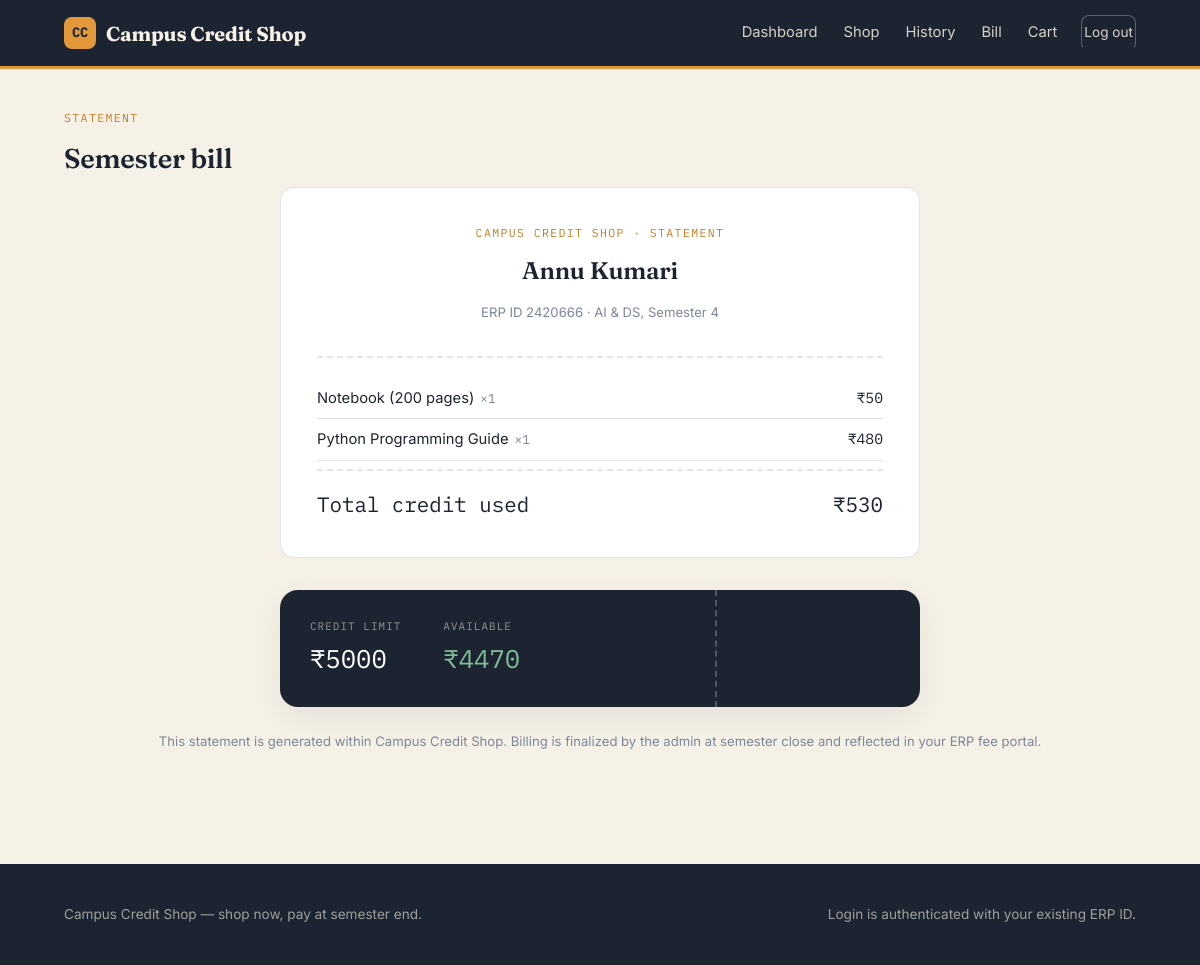
Screenshot of /semester-bill (signed in) with the database file from the repository.
### tables this page shows
CREATE TABLE students (
            erp_id TEXT PRIMARY KEY,
            name TEXT NOT NULL,
            password TEXT NOT NULL,
            department TEXT,
            semester INTEGER,
            email TEXT,
            phone TEXT,
            credit_limit REAL DEFAULT 5000,
            credit_used REAL DEFAULT 0
        );

CREATE TABLE transactions (
            id INTEGER PRIMARY KEY AUTOINCREMENT,
            erp_id TEXT NOT NULL,
            product_name TEXT NOT NULL,
            qty INTEGER NOT NULL,
            amount REAL NOT NULL,
            billed INTEGER DEFAULT 0,
            created_at TEXT NOT NULL,
            FOREIGN KEY (erp_id) REFERENCES students(erp_id)
        );

### app.py (the view)
@app.route("/semester-bill")
@login_required
def semester_bill():
    db = get_db()
    student = current_student()
    rows = db.execute(
        "SELECT * FROM transactions WHERE erp_id = ? AND billed = 0 ORDER BY created_at",
        (student["erp_id"],),
    ).fetchall()
    total = sum(r["amount"] for r in rows)
    available = student["credit_limit"] - student["credit_used"]
    return render_template(
        "semester_bill.html", rows=rows, total=total, student=student, available=available
    )

### app.py (called while the page is built)
def get_db():
    if "db" not in g:
        g.db = sqlite3.connect(DB_PATH)
        g.db.row_factory = sqlite3.Row
        g.db.execute("PRAGMA foreign_keys = ON")
    return g.db

def current_student():
    erp_id = session.get("erp_id")
    if not erp_id:
        return None
    db = get_db()
    return db.execute("SELECT * FROM students WHERE erp_id = ?", (erp_id,)).fetchone()

def login_required(view):
    from functools import wraps
    @wraps(view)
    def wrapped(*args, **kwargs):
        if not session.get("erp_id"):
            flash("Please log in with your ERP ID to continue.", "warning")
            return redirect(url_for("login"))
        return view(*args, **kwargs)
    return wrapped

@app.context_processor
def inject_globals():
    return {"cart_count": get_cart_count(), "student": current_student()}

def get_cart_count():
    erp_id = session.get("erp_id")
    if not erp_id:
        return 0
    db = get_db()
    row = db.execute(
        "SELECT COALESCE(SUM(qty),0) AS c FROM cart_items WHERE erp_id = ?", (erp_id,)
    ).fetchone()
    return row["c"] or 0

### templates/semester_bill.html (shortened to what this page needs)
{% extends "base.html" %}
{% block content %}
<section class="section-tight">
  <div class="container">
    <span class="eyebrow">Statement</span>
    <h1 class="section-title">Semester bill</h1>
    <div class="bill-sheet">
      <div class="bill-header">
        <div class="eyebrow">Campus Credit Shop · Statement</div>
        <h2 style="margin-bottom:2px;">{{ student.name }}</h2>
        <p class="small-note">ERP ID {{ student.erp_id }} · {{ student.department }}, Semester {{ student.semester }}</p>
      </div>
      {% if rows %}
        {% for r in rows %}
        <div class="bill-line">
          <span>{{ r.product_name }}<span class="qty">×{{ r.qty }}</span></span>
          <span class="mono">₹{{ "%.0f"|format(r.amount) }}</span>
        </div>
        {% endfor %}
        <div class="bill-total">
          <span>Total credit used</span>
          <span>₹{{ "%.0f"|format(total) }}</span>
        </div>
      {% else %}
        <div class="empty-state">
          <span class="qi">🧾</span>
          <p>No unbilled purchases this semester.</p>
        </div>
      {% endif %}
    </div>
    <div class="ledger-card mt-24" style="max-width:640px; margin:32px auto 0;">
      <div class="ledger-numbers" style="margin-top:0;">
        <div class="ledger-number-block">
          <div class="label">Credit limit</div>
          <div class="value">₹{{ "%.0f"|format(student.credit_limit) }}</div>
        </div>
        <div class="ledger-number-block">
          <div class="label">Available</div>
          <div class="value good">₹{{ "%.0f"|format(available) }}</div>
        </div>
      </div>
    </div>
    <p class="small-note text-center mt-24">This statement is generated within Campus Credit Shop. Billing is finalized by the admin at semester close and reflected in your ERP fee portal.</p>
  </div>
</section>
{% endblock %}

### static/css/style.css (style rules this page uses)
:root { --ink: #1b2430; --ink-soft: #29344a; --parchment: #f6f1e7; --parchment-dim: #ece4d3; --amber: #e3993a; --amber-dark: #c17f24; --forest: #3f6b52; --rust: #c1502e; --slate: #4b5568; --slate-light: #7c879a; --card-border: rgba(27, 36, 48, 0.12); --shadow: 0 10px 30px rgba(27, 36, 48, 0.08); --radius: 14px; --serif: "Fraunces", Georgia, serif; --sans: "Inter", -apple-system, BlinkMacSystemFont, "Segoe UI", sans-serif; --mono: "IBM Plex Mono", "SFMono-Regular", Consolas, monospace; }
* { box-sizing: border-box; }
html, body { margin: 0; padding: 0; background: var(--parchment); color: var(--ink); font-family: var(--sans); font-size: 16px; line-height: 1.55; }
h1, h2, h3, h4 { font-family: var(--serif); font-weight: 600; letter-spacing: -0.01em; margin: 0 0 0.4em; color: var(--ink); }
.container { max-width: 1120px; margin: 0 auto; padding: 0 24px; }
.section-tight { padding: 40px 0; }
.section-title { font-size: 1.7rem; margin-bottom: 8px; }
.eyebrow { font-family: var(--mono); text-transform: uppercase; letter-spacing: 0.12em; font-size: 0.72rem; color: var(--amber-dark); margin-bottom: 10px; display: block; }
.ledger-card { background: var(--ink); color: var(--parchment); border-radius: 18px; padding: 28px 30px; position: relative; overflow: hidden; box-shadow: var(--shadow); }
.ledger-card::before { content: ""; position: absolute; top: 0; bottom: 0; left: 68%; width: 0; border-left: 2px dashed rgba(246,241,231,0.25); }
.ledger-numbers { display: flex; gap: 42px; margin-top: 26px; flex-wrap: wrap; }
.ledger-number-block .label { font-family: var(--mono); font-size: 0.68rem; text-transform: uppercase; letter-spacing: 0.1em; color: rgba(246,241,231,0.55); margin-bottom: 4px; }
.ledger-number-block .value { font-family: var(--mono); font-size: 1.6rem; color: #fff; }
.ledger-number-block .value.good { color: #7fbd97; }
.ledger-table td.mono, .mono { font-family: var(--mono); }
.bill-sheet { background: #fff; border: 1px solid var(--card-border); border-radius: var(--radius); padding: 36px; max-width: 640px; margin: 0 auto; }
.bill-header { text-align: center; border-bottom: 2px dashed var(--card-border); padding-bottom: 20px; margin-bottom: 20px; }
.bill-header .eyebrow { justify-content: center; }
.bill-line { display: flex; justify-content: space-between; padding: 9px 0; border-bottom: 1px solid var(--card-border); font-size: 0.92rem; }
.bill-line .qty { color: var(--slate-light); font-family: var(--mono); font-size: 0.8rem; margin-left: 6px; }
.bill-total { display: flex; justify-content: space-between; padding-top: 18px; margin-top: 8px; border-top: 2px dashed var(--card-border); font-family: var(--mono); font-size: 1.3rem; }
.text-center { text-align: center; }
.mt-24 { margin-top: 24px; }
.small-note { font-size: 0.82rem; color: var(--slate-light); }

### rows the page displays
students: name "Annu Kumari", erp_id "2420666", department "AI & DS", semester "4", credit_limit "5000"
transactions: product_name "Notebook (200 pages)", qty "1", amount "50"
transactions: product_name "Python Programming Guide", qty "1", amount "480"

### other values shown
{{ "%.0f"|format(total) }} "530"
{{ "%.0f"|format(available) }} "4470"
